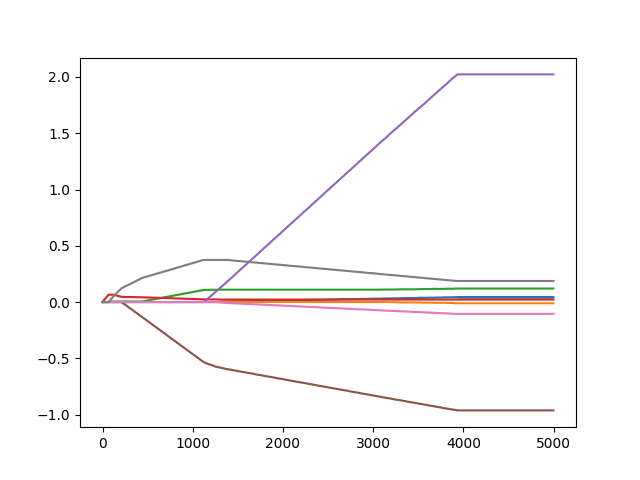

Reproduce this figure in Python.

# abaloneStageWise.py

import regression
from numpy import *
import matplotlib.pyplot as plt

xArray, yArray = regression.loadDataSet('abalone.txt')

xArray = array(xArray, dtype = float)
yArray = array(yArray, dtype = float)

# regression.stageWise(xArray, yArray, 0.01, 200)

stageWeights = regression.stageWise(xArray, yArray, 0.001, 5000)

fig = plt.figure()
ax = fig.add_subplot(111)
ax.plot(stageWeights)
plt.show()

print(' ---- lwlr output for this dataset : ---- ')

xMat = mat(xArray)
yMat = mat(yArray).T
xMat = regression.regularize(xMat)
yM = mean(yMat, 0)
yMat = yMat - yM
weights = regression.standRegres(xMat, yMat.T)
print('weights.T : ', weights.T)
